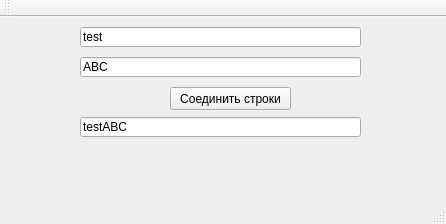
<?xml version="1.0" encoding="UTF-8"?>
<ui version="4.0">
 <class>MainWindow</class>
 <widget class="QMainWindow" name="MainWindow">
  <property name="geometry">
   <rect>
    <x>0</x>
    <y>0</y>
    <width>446</width>
    <height>224</height>
   </rect>
  </property>
  <property name="windowTitle">
   <string>MainWindow</string>
  </property>
  <widget class="QWidget" name="centralWidget">
   <widget class="QPushButton" name="strAddButton">
    <property name="geometry">
     <rect>
      <x>170</x>
      <y>70</y>
      <width>121</width>
      <height>23</height>
     </rect>
    </property>
    <property name="text">
     <string>Соединить строки</string>
    </property>
   </widget>
   <widget class="QLineEdit" name="lineEdit1">
    <property name="geometry">
     <rect>
      <x>80</x>
      <y>10</y>
      <width>281</width>
      <height>20</height>
     </rect>
    </property>
    <property name="text">
     <string>test</string>
    </property>
   </widget>
   <widget class="QLineEdit" name="lineEdit2">
    <property name="geometry">
     <rect>
      <x>80</x>
      <y>40</y>
      <width>281</width>
      <height>20</height>
     </rect>
    </property>
    <property name="text">
     <string>ABC</string>
    </property>
   </widget>
   <widget class="QLineEdit" name="resEdit">
    <property name="geometry">
     <rect>
      <x>80</x>
      <y>100</y>
      <width>281</width>
      <height>20</height>
     </rect>
    </property>
    <property name="text">
     <string>testABC</string>
    </property>
   </widget>
  </widget>
  <widget class="QMenuBar" name="menuBar">
   <property name="geometry">
    <rect>
     <x>0</x>
     <y>0</y>
     <width>446</width>
     <height>21</height>
    </rect>
   </property>
  </widget>
  <widget class="QToolBar" name="mainToolBar">
   <attribute name="toolBarArea">
    <enum>TopToolBarArea</enum>
   </attribute>
   <attribute name="toolBarBreak">
    <bool>false</bool>
   </attribute>
  </widget>
  <widget class="QStatusBar" name="statusBar"/>
 </widget>
 <layoutdefault spacing="6" margin="11"/>
 <resources/>
 <connections/>
</ui>
